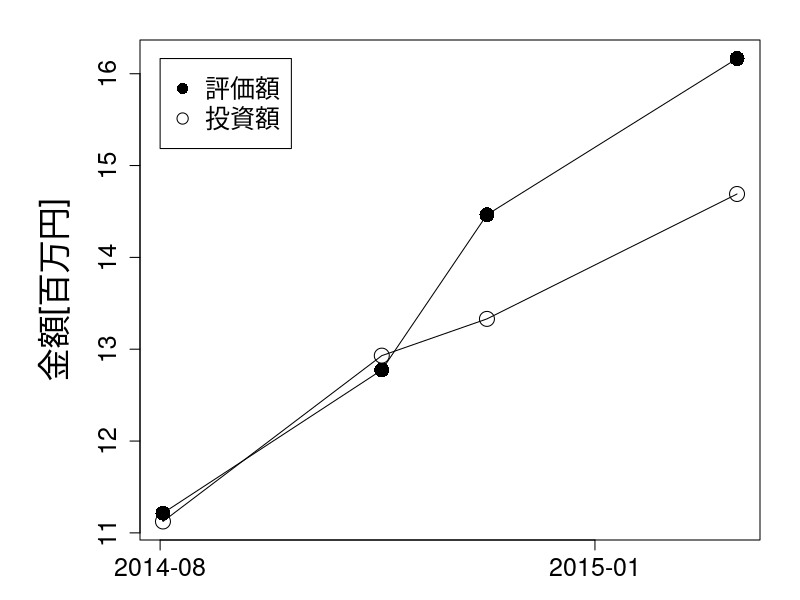

This chart was generated by the following R code:
#!/usr/bin/env Rscript

t <- read.table("./invest_return.tsv", sep="\t", header=FALSE)

x <- as.Date(t$V1, "%m/%d/%Y")
y1 <- as.numeric(gsub(",","", t$V2))/1000000
y2 <- as.numeric(gsub(",","", t$V3))/1000000
png("../source/img/investment_return/investment_return.png")
y_range <- range(y1, y2)

par(mar = c(3, 7, 2, 2))
par(mgp = c(3.5, 1, 0))

plot(x, y1, xlab="", ylab="金額[百万円]", type="o", 
     cex.lab=2, cex.axis=1.5, cex.main=1.5, cex=2, ylim=y_range,
     xaxt="n",
     yaxp = c(11, 16, 5),
     pch=1
     )
lines(x, y2, xlab="", type="o", pch=16,
     ylab="金額[百万円]",
     cex.lab=2, cex.axis=1.5, cex.main=1.5, cex=2, ylim=y_range,
     xaxt="n",
# 1,100万円から1,600万円までを5分割で
     yaxp = c(11, 16, 5)
     )
x_years = as.Date(c("2014/8/1", "2015/1/1"), "%Y/%m/%d")
axis(1, x_years, format(x_years, "%Y-%m"), cex=2, cex.axis=1.5, cex.main=1.5, cex=2, cex.lab=2)

legend(x_years[1], y_range[2], c("評価額", "投資額"), cex=1.5, pch=c(16, 1))
